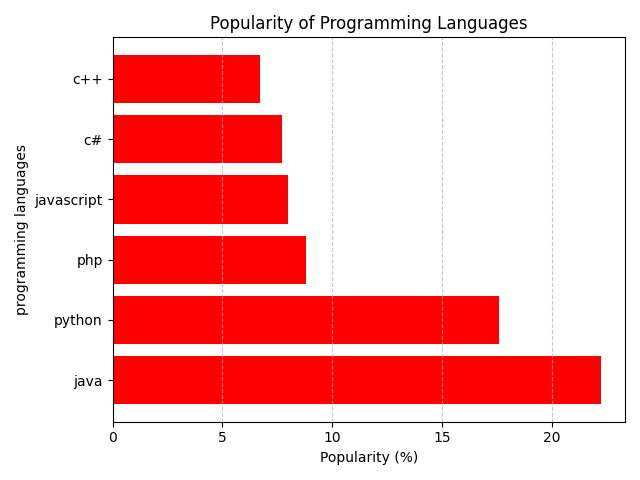

The Python source for this figure:
import matplotlib.pyplot as plt

languages = ['java', 'python', 'php', 'javascript', 'c#', 'c++']
popularity = [22.2, 17.6, 8.8, 8.0,7.7, 6.7, ]  # ✅ Now 6 items

plt.barh(languages, popularity, color='red')
plt.xlabel("Popularity (%)")
plt.ylabel("programming languages")
plt.title("Popularity of Programming Languages")
plt.grid(axis='x', linestyle='--', alpha=0.7)
plt.tight_layout()
plt.savefig("pro162.png")